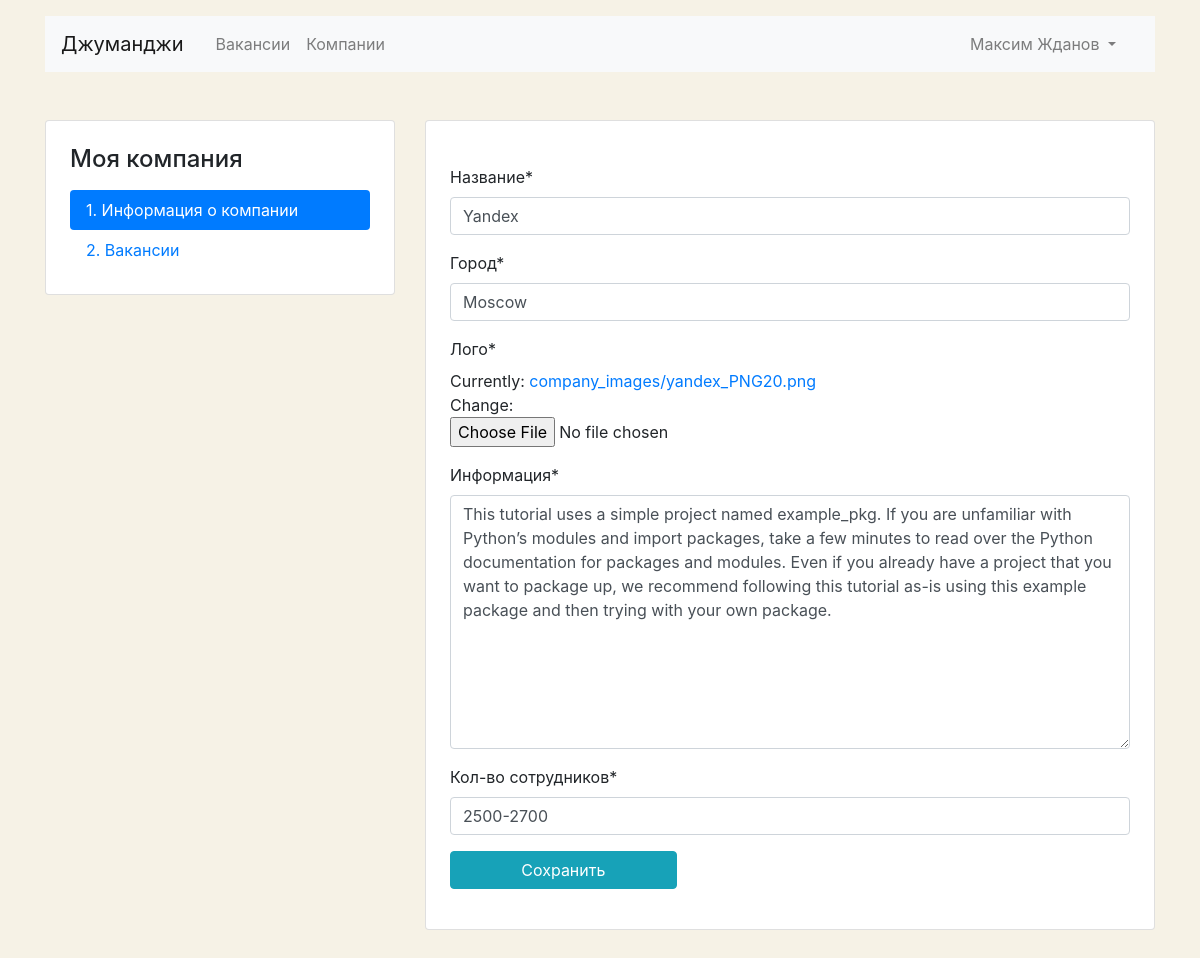
/mycompany/ (signed in), run on the app's committed database.
### company/models.py (models this page shows, shortened)
class Company(models.Model):
    title = models.CharField(max_length=30, verbose_name='Название')
    location = models.CharField(max_length=50, verbose_name='Город')
    logo = models.ImageField(upload_to=MEDIA_COMPANY_IMAGE_DIR, verbose_name='Лого')
    description = models.TextField(max_length=2000, verbose_name='Информация')
    employee_count = models.CharField(max_length=100, verbose_name='Кол-во сотрудников')
    owner = models.OneToOneField(User, on_delete=models.CASCADE, verbose_name='Владелец', default=User)
    class Meta:
        verbose_name = 'Компания'
        verbose_name_plural = 'Компании'

### users/views.py (the view, shortened to what this page needs)
# urls.py: path('mycompany/', ProfileCompanyView.as_view(), name='profile_company'),
@method_decorator(login_required, name='get')
class ProfileCompanyView(View):
    def get(self, request):
        try:
            company = Company.objects.get(owner=request.user.id)
            return render(request, 'company/company_edit.html', context={'form': CompanyForm(instance=company)})
        except ObjectDoesNotExist:
            return render(request, 'company/company_edit.html', context={'form': CompanyForm})

### company/forms.py
class CompanyForm(ModelForm):
    class Meta:
        model = Company
        fields = ('title', 'location', 'logo', 'description', 'employee_count')

### templates/company/company_edit.html (shortened to what this page needs)
{% extends 'base/base.html' %}
{% load crispy_forms_filters %}
{% load crispy_forms_tags %}
{% block content %}
    <main class="container mt-3 pb-5">
        <div class="row mt-5">
            <div class="col-12 col-lg-4">
                <aside class="pt-3 pb-4 px-4 mb-5 card">
                    <h1 class="h4 pt-2 pb-2">Моя компания</h1>
                    <div class="nav flex-column nav-pills">
                        <a class="nav-link active" href="{% url 'profile_company' %}">1. Информация о&nbsp;компании</a>
                        <a class="nav-link" href="{% url 'profile_vacancies' %}">2. Вакансии</a>
                    </div>
                </aside>
            </div>
            <div class="col-12 col-lg-8">
                <div class="card">
                    <div class="card-body px-4 pb-4">
                        <form class="card mt-4 mb-3" style="border: none;" enctype="multipart/form-data" method="POST">
                            {{ form|crispy }}
                            <button type="submit" class="btn btn-info col-lg-4">Сохранить</button>
                        </form>
                    </div>
                </div>
            </div>
        </div>
    </main>
{% endblock %}

### templates/base/base.html (shortened to what this page needs)
<!DOCTYPE html>
<html lang="ru">
<head>
    <link rel="stylesheet" href="https://stackpath.bootstrapcdn.com/bootstrap/4.3.1/css/bootstrap.min.css"
>
</head>
<body>
<header class="container mt-3">
    <nav class="navbar navbar-expand-lg navbar-light bg-light">
        <a class="navbar-brand mr-4" href="{% url 'home' %}">Джуманджи</a>
        <div class="collapse navbar-collapse justify-content-between" id="navbarNav">
            <ul class="navbar-nav col-10">
                <li class="nav-item">
                    <a class="nav-link" href="{% url 'vacancies' %}">Вакансии</a>
                </li>
                <li class="nav-item">
                    <a class="nav-link" href="{% url 'companies' %}">Компании</a>
                </li>
            </ul>
            <ul class="navbar-nav col-2 justify-content-end">
                {% if user.is_authenticated %}
                    <div class="collapse navbar-collapse justify-content-end" id="navbarNavDarkDropdown">
                        <ul class="navbar-nav">
                            <li class="nav-item dropdown">
                                <a class="nav-link dropdown-toggle" href="#" id="navbarDarkDropdownMenuLink"
                                   role="button"
                                   data-bs-toggle="dropdown" aria-expanded="false">
                                    {{ user.first_name }} {{ user.last_name }}
                                </a>
                            </li>
                        </ul>
                    </div>
                {% else %}
                    <li class="nav-item active">
                        <a href="{% url 'login' %}" class="nav-link font-weight-bold">Вход</a>
                    </li>
                {% endif %}
            </ul>
        </div>
    </nav>
</header>
{% block content %}
{% endblock %}
</body>
</html>

### templates/base/base.html (style rules this page uses)
body { background-color: #F6F2E6; }

### data on the page
Company: title "Yandex", location "Moscow", description "This tutorial uses a simple project named example_pkg. If you are unfamiliar with Python’s modules and import packages, take a few minutes to read over the Python documentation for packages and modules. Even if you already have a project that you want to package up, we recommend following this tutorial as-is using this example package and then trying with your own package.", employee_count "2500-2700"

### other printed values
{{ user.first_name }} "Максим"
{{ user.last_name }} "Жданов"
